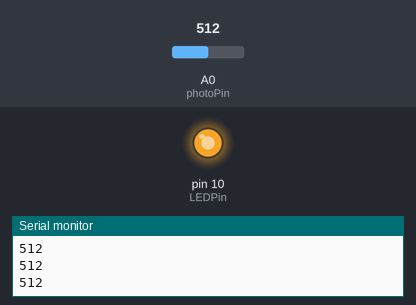
Simulated run of this sketch. Board: Arduino Uno, built with avr-gcc and run on an emulated ATmega328P. Shown: output pins drawn as LEDs (lit = HIGH), the last lines printed to the serial monitor. The inputs (shaded band) are chosen by the test bench; at power-on: A0 (photoPin) = 512.

Above: at 1.85 s.
At 2.33 s:
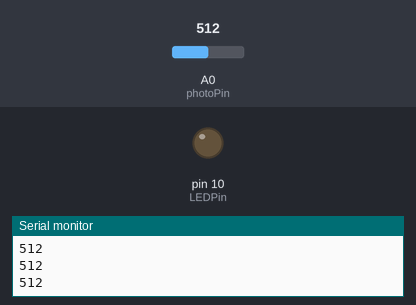
4.3 s: A0 (photoPin) set to 1023
At 5.53 s:
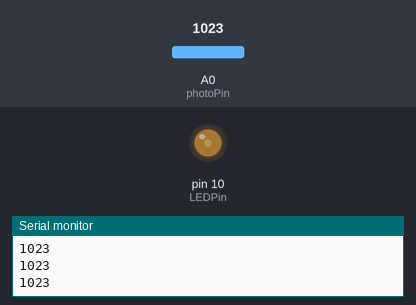
Timing chart, 0 to 13.3 s (numbered marks = the images above; inputs shaded):
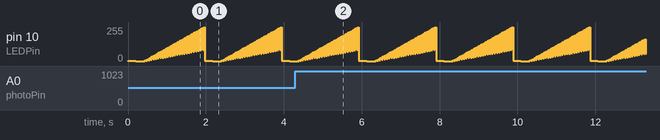

Measured:
- by itself, pin 10 (LEDPin): moves between 0/255 and 255/255, repeating every 2.0 s

The sketch:

bioe240arduinophotoresistor.ino
```cpp
int photoPin = A0;

// LED Stuff
int LEDPin = 10;

// Stuff in Red
int stepsize = 5;

void setup() {
  // put your setup code here, to run once:
  Serial.begin(9600); // 115200
  pinMode(photoPin, INPUT);

  // LED Stuff
  pinMode(LEDPin, OUTPUT);


}

void loop() {
  // put your main code here, to run repeatedly:
  int measuredValue = analogRead(photoPin);
  Serial.println(measuredValue);

  // LED Stuff
  analogWrite(LEDPin, OUTPUT);
  delay(200);
  analogWrite(LEDPin, 0);
  delay(200);

  // Stuff in Red
  int i;
  i = 0;
  while (i <= 255) {
    if ( (i % 2) == 0 ) {
      analogWrite(LEDPin, i/3);
    }
    else {
      analogWrite(LEDPin, i);
    }
  delay(30);
  int measuredValue = analogRead(photoPin);
  Serial.println(measuredValue);
  i = i + stepsize;
  }
}
```
